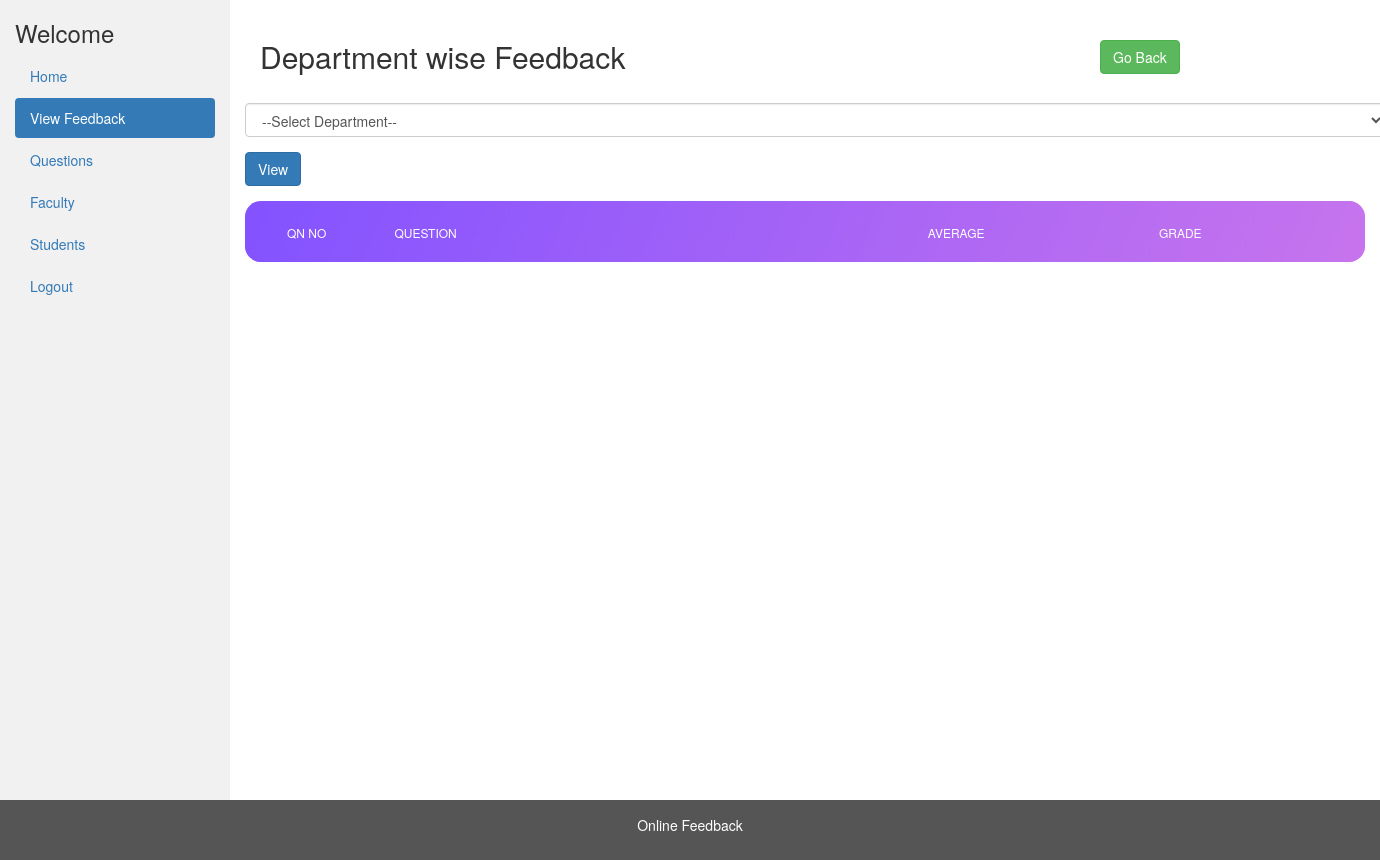
Page /admin/view_dep_feedback.php?department_id=2 on the earlier database version.
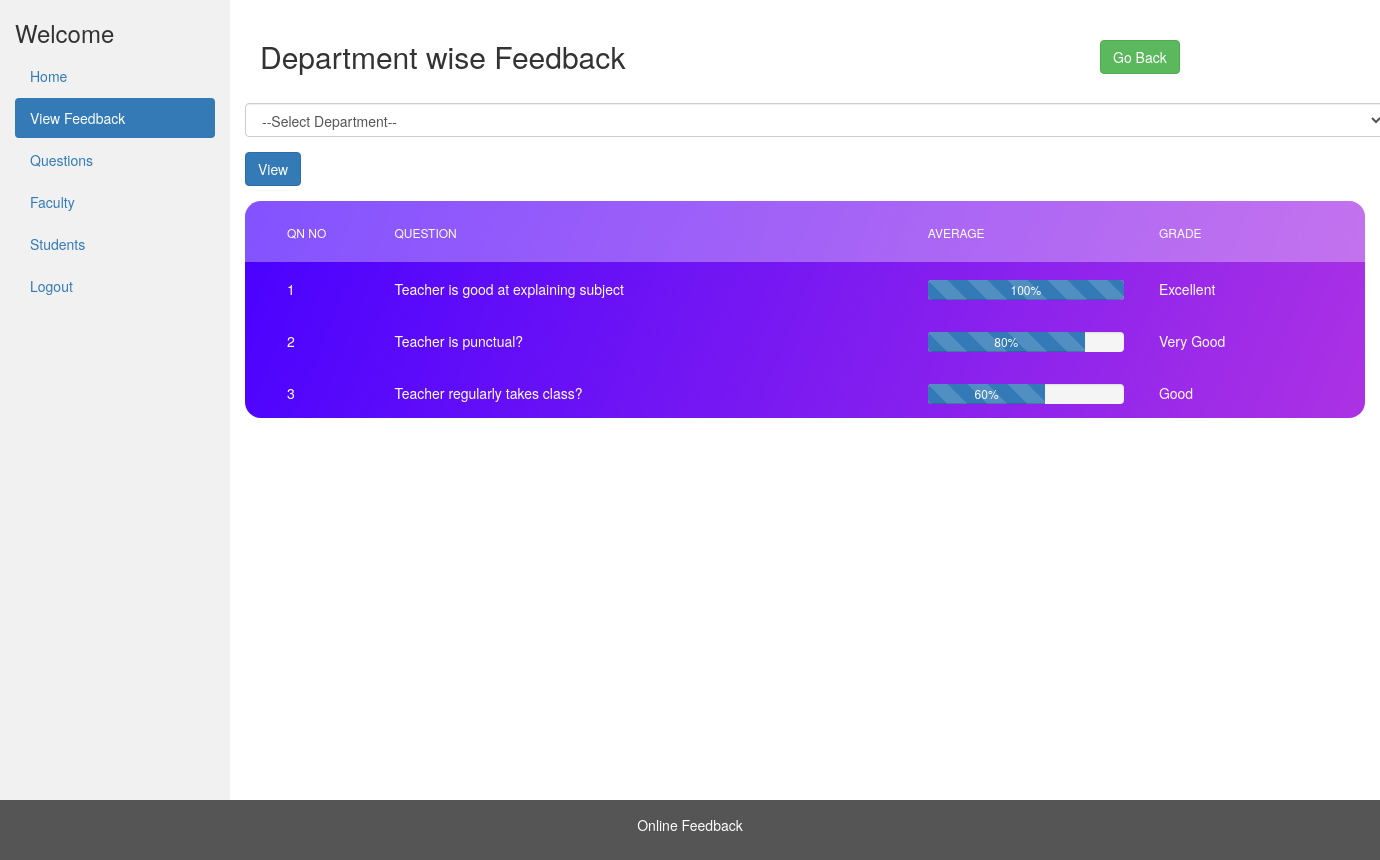
Same page on the later database version.
### tables this page shows
CREATE TABLE `grades` (
  `id` int(11) NOT NULL,
  `name` varchar(250) NOT NULL
);

### admin/view_dep_feedback.php (the view, shortened to what this page needs)
<?php
include_once '../database/dbconfig.php';
?>
<!DOCTYPE html>
<html lang="en">
  <head>
    <link
      rel="stylesheet"
      href="https://maxcdn.bootstrapcdn.com/bootstrap/3.4.1/css/bootstrap.min.css"
    />
    <link rel="stylesheet" type="text/css" href="../css/main.css" />
  </head>
  <body>
    <div class="container-fluid">
      <div class="row content">
      <div class="col-sm-2 sidenav">
        <h3>Welcome <?php echo ($_SESSION['login_user']); ?></h3>
        <ul class="nav nav-pills nav-stacked">
          <li><a href="admin_dashboard.php">Home</a></li>
          <li class="active"><a href="view_feedback.php">View Feedback</a></li>
          <li><a href="view_questions.php">Questions</a></li>
          <li><a href="view_faculty.php">Faculty</a></li>
          <li><a href="view_students.php">Students</a></li>
          <li><a href="../logout.php">Logout</a></li>
        </ul><br>
      </div>
        <div class="col-sm-10">
                 <br />
        <div class="container-fluid">
          <div class="row">
            <div class="col-md-9"><h2>Department wise Feedback</h2></div><br />
            <div class="col-md-3">
              <a href="view_feedback.php" class="btn btn-success">Go Back</a>
            </div>
          </div>
        </div>
        <br />
        <div class="container row">
            <form class="form" method="get"
              action="view_dep_feedback.php">
                  <div class="col-6 ">
                    <div class="form-group">
                        <select name="department_id" class="form-control" required="required">
                        <option>--Select Department--</option></option>
                    </select>
                  </div>
                </div>
                <div class="col-4">
                    <div class="form-group">
                        <input type="submit" class="btn btn-primary" value="View">
                    </div>
                </div>
            </form>
        </div>
          <div class="table100 ver6 m-b-110">
            <table data-vertable="ver6" id="students">
              <thead>
                <tr class="row100 head">
                  <th class="column100 column1" data-column="column1">
                    Qn No
                  </th>
                  <th class="column100 column2" data-column="column2">
                    Question
                  </th>
                  <th class="column100 column3" data-column="column3">
                    Average
                  </th>
                  <th class="column100 column4" data-column="column4">
                    Grade
                  </th>
                </tr>
              </thead>
              <tbody>
                <?php
                    $department_id = $_GET['department_id'];
$ans_sql = "select qn_name,avg(answer) as avg from answers inner join questions on questions.qn_id = answers.qn_id where department_id = " . $department_id . " group by questions.qn_id";
$ans_result = mysqli_query($conn, $ans_sql);
$count = 0;
while ($ans_rows = mysqli_fetch_assoc($ans_result)) {
    $avg = ($ans_rows['avg'] * 100) / 5;
    $avg_round = round($ans_rows['avg']);
    $grades_sql = "select * from grades where id = " . $avg_round;
    $grades_sql_result = mysqli_query($conn, $grades_sql);
    $grades_row = mysqli_fetch_assoc($grades_sql_result);
    $count++;
    ?>
                    <tr class="row100 data">
                      <td class="column100 column1 value" data-column="column1">
                        <?php echo $count; ?>
                      </td>
                      <td class="column100 column2 value" data-column="column2">
                        <?php echo $ans_rows['qn_name']; ?>
                      </td>
                      <td class="column100 column3 value" data-column="column3">
                        <div class="progress" style=" height: 20px;width:100%;margin-bottom:0%;">
                            <div class="progress-bar progress-bar-striped  active" role="progressbar" aria-valuenow="40" aria-valuemin="0" aria-valuemax="100" style="width:<?php echo $avg . "%"; ?>">
                                 <?php echo $avg . "%"; ?>
                            </div>
                        </div>
                      </td>
                      <td class="column100 column4 value" data-column="column4" style="color: white">
                        <?php echo $grades_row['name']; ?>
                      </td>
                    </tr>
                <?php
}
?>
              </tbody>
            </table>
          </div>
        </div>
      </div>
    </div>
    <footer class="container-fluid">
      <center>
        <p>Online Feedback</p>
      </center>
    </footer>
  </body>
</html>

Differences in the rows shown:
added grades: name "Excellent"
added grades: name "Very Good"
added grades: name "Good"
Other differences:
new list line: "1 Teacher is good at explaining subject 100 %"
new list line: "2 Teacher is punctual? 80 %"
new list line: "3 Teacher regularly takes class? 60 %"
